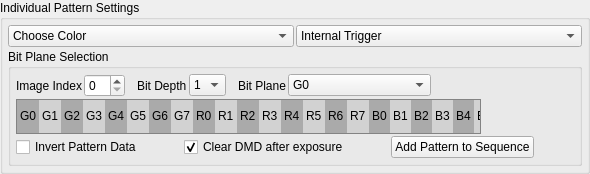
                     <widget class="QGroupBox" name="groupBox_PatSeqSel">
                      <property name="sizePolicy">
                       <sizepolicy hsizetype="Minimum" vsizetype="Minimum">
                        <horstretch>0</horstretch>
                        <verstretch>0</verstretch>
                       </sizepolicy>
                      </property>
                      <property name="title">
                       <string>Individual Pattern Settings</string>
                      </property>
                      <layout class="QVBoxLayout" name="verticalLayout_22">
                       <property name="spacing">
                        <number>2</number>
                       </property>
                       <property name="leftMargin">
                        <number>5</number>
                       </property>
                       <property name="topMargin">
                        <number>5</number>
                       </property>
                       <property name="rightMargin">
                        <number>5</number>
                       </property>
                       <property name="bottomMargin">
                        <number>5</number>
                       </property>
                       <item>
                        <layout class="QHBoxLayout" name="horizontalLayout_21">
                         <property name="spacing">
                          <number>2</number>
                         </property>
                         <item>
                          <widget class="QComboBox" name="comboBox_PatSeqSelPatColor">
                           <item>
                            <property name="text">
                             <string>Choose Color</string>
                            </property>
                           </item>
                           <item>
                            <property name="text">
                             <string>Red</string>
                            </property>
                           </item>
                           <item>
                            <property name="text">
                             <string>Green</string>
                            </property>
                           </item>
                           <item>
                            <property name="text">
                             <string>Yellow</string>
                            </property>
                           </item>
                           <item>
                            <property name="text">
                             <string>Blue</string>
                            </property>
                           </item>
                           <item>
                            <property name="text">
                             <string>Magenta</string>
                            </property>
                           </item>
                           <item>
                            <property name="text">
                             <string>Cyan</string>
                            </property>
                           </item>
                           <item>
                            <property name="text">
                             <string>White</string>
                            </property>
                           </item>
                          </widget>
                         </item>
                         <item>
                          <widget class="QComboBox" name="comboBox_PatSeqSelTrigType">
                           <property name="currentIndex">
                            <number>0</number>
                           </property>
                           <item>
                            <property name="text">
                             <string>Internal Trigger</string>
                            </property>
                           </item>
                           <item>
                            <property name="text">
                             <string>External Positive</string>
                            </property>
                           </item>
                           <item>
                            <property name="text">
                             <string>External Negative</string>
                            </property>
                           </item>
                           <item>
                            <property name="text">
                             <string>No Trigger</string>
                            </property>
                           </item>
                          </widget>
                         </item>
                        </layout>
                       </item>
                       <item>
                        <widget class="QGroupBox" name="groupBox_PatSeqBitPlaneSel">
                         <property name="sizePolicy">
                          <sizepolicy hsizetype="MinimumExpanding" vsizetype="Minimum">
                           <horstretch>0</horstretch>
                           <verstretch>0</verstretch>
                          </sizepolicy>
                         </property>
                         <property name="minimumSize">
                          <size>
                           <width>0</width>
                           <height>0</height>
                          </size>
                         </property>
                         <property name="maximumSize">
                          <size>
                           <width>16777215</width>
                           <height>16777215</height>
                          </size>
                         </property>
                         <property name="title">
                          <string>Bit Plane Selection</string>
                         </property>
                         <layout class="QVBoxLayout" name="verticalLayout_10">
                          <property name="spacing">
                           <number>2</number>
                          </property>
                          <property name="sizeConstraint">
                           <enum>QLayout::SetMinimumSize</enum>
                          </property>
                          <property name="leftMargin">
                           <number>5</number>
                          </property>
                          <property name="topMargin">
                           <number>5</number>
                          </property>
                          <property name="rightMargin">
                           <number>5</number>
                          </property>
                          <property name="bottomMargin">
                           <number>5</number>
                          </property>
                          <item>
                           <layout class="QHBoxLayout" name="horizontalLayout_17">
                            <property name="spacing">
                             <number>2</number>
                            </property>
                            <item>
                             <widget class="QLabel" name="label_PatSeqFrmOrImgIndex">
                              <property name="text">
                               <string>Image Index</string>
                              </property>
                             </widget>
                            </item>
                            <item>
                             <widget class="QSpinBox" name="spinBox_PatSeqFrameImgIndex">
                              <property name="maximum">
                               <number>63</number>
                              </property>
                             </widget>
                            </item>
                            <item>
                             <spacer name="horizontalSpacer_9">
                              <property name="orientation">
                               <enum>Qt::Horizontal</enum>
                              </property>
                              <property name="sizeType">
                               <enum>QSizePolicy::Minimum</enum>
                              </property>
                              <property name="sizeHint" stdset="0">
                               <size>
                                <width>10</width>
                                <height>20</height>
                               </size>
                              </property>
                             </spacer>
                            </item>
                            <item>
                             <widget class="QLabel" name="label_PatSeqPatBitDepthSel">
                              <property name="text">
                               <string>Bit Depth</string>
                              </property>
                             </widget>
                            </item>
                            <item>
                             <widget class="QComboBox" name="comboBox_PatSeqPatBitDepthSel">
                              <item>
                               <property name="text">
                                <string>1</string>
                               </property>
                              </item>
                              <item>
                               <property name="text">
                                <string>2</string>
                               </property>
                              </item>
                              <item>
                               <property name="text">
                                <string>3</string>
                               </property>
                              </item>
                              <item>
                               <property name="text">
                                <string>4</string>
                               </property>
                              </item>
                              <item>
                               <property name="text">
                                <string>5</string>
                               </property>
                              </item>
                              <item>
                               <property name="text">
                                <string>6</string>
                               </property>
                              </item>
                              <item>
                               <property name="text">
                                <string>7</string>
                               </property>
                              </item>
                              <item>
                               <property name="text">
                                <string>8</string>
                               </property>
                              </item>
                             </widget>
                            </item>
                            <item>
                             <spacer name="horizontalSpacer_10">
                              <property name="orientation">
                               <enum>Qt::Horizontal</enum>
                              </property>
                              <property name="sizeType">
                               <enum>QSizePolicy::Minimum</enum>
                              </property>
                              <property name="sizeHint" stdset="0">
                               <size>
                                <width>10</width>
                                <height>20</height>
                               </size>
                              </property>
                             </spacer>
                            </item>
                            <item>
                             <widget class="QLabel" name="label_PatSeqBitPlaneNum">
                              <property name="text">
                               <string>Bit Plane</string>
                              </property>
                             </widget>
                            </item>
                            <item>
                             <widget class="QComboBox" name="comboBox_PatSeqBitPlaneNum">
                              <property name="sizePolicy">
                               <sizepolicy hsizetype="Expanding" vsizetype="Fixed">
                                <horstretch>0</horstretch>
                                <verstretch>0</verstretch>
                               </sizepolicy>
                              </property>
                              <item>
                               <property name="text">
                                <string>G0</string>
                               </property>
                              </item>
                              <item>
                               <property name="text">
                                <string>G1</string>
                               </property>
                              </item>
                              <item>
                               <property name="text">
                                <string>G2</string>
                               </property>
                              </item>
                              <item>
                               <property name="text">
                                <string>G3</string>
                               </property>
                              </item>
                              <item>
                               <property name="text">
                                <string>G4</string>
                               </property>
                              </item>
                              <item>
                               <property name="text">
                                <string>G5</string>
                               </property>
                              </item>
                              <item>
                               <property name="text">
                                <string>G6</string>
                               </property>
                              </item>
                              <item>
                               <property name="text">
                                <string>G7</string>
                               </property>
                              </item>
                              <item>
                               <property name="text">
                                <string>R0</string>
                               </property>
                              </item>
                              <item>
                               <property name="text">
                                <string>R1</string>
                               </property>
                              </item>
                              <item>
                               <property name="text">
                                <string>R2</string>
                               </property>
                              </item>
                              <item>
                               <property name="text">
                                <string>R3</string>
                               </property>
                              </item>
                              <item>
                               <property name="text">
                                <string>R4</string>
                               </property>
                              </item>
                              <item>
                               <property name="text">
                                <string>R5</string>
                               </property>
                              </item>
                              <item>
                               <property name="text">
                                <string>R6</string>
                               </property>
                              </item>
                              <item>
                               <property name="text">
                                <string>R7</string>
                               </property>
                              </item>
                              <item>
                               <property name="text">
                                <string>B0</string>
                               </property>
                              </item>
                              <item>
                               <property name="text">
                                <string>B1</string>
                               </property>
                              </item>
                              <item>
                               <property name="text">
                                <string>B2</string>
                               </property>
                              </item>
                              <item>
                               <property name="text">
                                <string>B3</string>
                               </property>
                              </item>
                              <item>
                               <property name="text">
                                <string>B4</string>
                               </property>
                              </item>
                              <item>
                               <property name="text">
                                <string>B5</string>
                               </property>
                              </item>
                              <item>
                               <property name="text">
                                <string>B6</string>
                               </property>
                              </item>
                              <item>
                               <property name="text">
                                <string>B7</string>
                               </property>
                              </item>
                             </widget>
                            </item>
                            <item>
                             <spacer name="horizontalSpacer_26">
                              <property name="orientation">
                               <enum>Qt::Horizontal</enum>
                              </property>
                              <property name="sizeHint" stdset="0">
                               <size>
                                <width>40</width>
                                <height>20</height>
                               </size>
                              </property>
                             </spacer>
                            </item>
                           </layout>
                          </item>
                          <item>
                           <layout class="QHBoxLayout" name="horizontalLayout_22">
                            <property name="spacing">
                             <number>2</number>
                            </property>
                            <item>
                             <widget class="QListWidget" name="listWidget_PatSeqBitPlanes">
                              <property name="sizePolicy">
                               <sizepolicy hsizetype="MinimumExpanding" vsizetype="Fixed">
                                <horstretch>0</horstretch>
                                <verstretch>0</verstretch>
                               </sizepolicy>
                              </property>
                              <property name="minimumSize">
                               <size>
                                <width>465</width>
                                <height>0</height>
                               </size>
                              </property>
                              <property name="maximumSize">
                               <size>
                                <width>1655555</width>
                                <height>35</height>
                               </size>
                              </property>
                              <property name="toolTip">
                               <string>&lt;html&gt;&lt;head/&gt;&lt;body&gt;&lt;p&gt;Click on the desired group to add to sequence&lt;/p&gt;&lt;/body&gt;&lt;/html&gt;</string>
                              </property>
                              <property name="styleSheet">
                               <string notr="true">background-color: rgb(170, 170, 170);
alternate-background-color: rgb(210, 210, 210);</string>
                              </property>
                              <property name="verticalScrollBarPolicy">
                               <enum>Qt::ScrollBarAlwaysOff</enum>
                              </property>
                              <property name="horizontalScrollBarPolicy">
                               <enum>Qt::ScrollBarAlwaysOff</enum>
                              </property>
                              <property name="alternatingRowColors">
                               <bool>true</bool>
                              </property>
                              <property name="selectionMode">
                               <enum>QAbstractItemView::MultiSelection</enum>
                              </property>
                              <property name="flow">
                               <enum>QListView::LeftToRight</enum>
                              </property>
                              <property name="viewMode">
                               <enum>QListView::ListMode</enum>
                              </property>
                              <property name="modelColumn">
                               <number>0</number>
                              </property>
                              <item>
                               <property name="text">
                                <string>G0</string>
                               </property>
                              </item>
                              <item>
                               <property name="text">
                                <string>G1</string>
                               </property>
                              </item>
                              <item>
                               <property name="text">
                                <string>G2</string>
                               </property>
                              </item>
                              <item>
                               <property name="text">
                                <string>G3</string>
                               </property>
                              </item>
                              <item>
                               <property name="text">
                                <string>G4</string>
                               </property>
                              </item>
                              <item>
                               <property name="text">
                                <string>G5</string>
                               </property>
                              </item>
                              <item>
                               <property name="text">
                                <string>G6</string>
                               </property>
                              </item>
                              <item>
                               <property name="text">
                                <string>G7</string>
                               </property>
                              </item>
                              <item>
                               <property name="text">
                                <string>R0</string>
                               </property>
                              </item>
                              <item>
                               <property name="text">
                                <string>R1</string>
                               </property>
                              </item>
                              <item>
                               <property name="text">
                                <string>R2</string>
                               </property>
                              </item>
                              <item>
                               <property name="text">
                                <string>R3</string>
                               </property>
                              </item>
                              <item>
                               <property name="text">
                                <string>R4</string>
                               </property>
                              </item>
                              <item>
                               <property name="text">
                                <string>R5</string>
                               </property>
                              </item>
                              <item>
                               <property name="text">
                                <string>R6</string>
                               </property>
                              </item>
                              <item>
                               <property name="text">
                                <string>R7</string>
                               </property>
                              </item>
                              <item>
                               <property name="text">
                                <string>B0</string>
                               </property>
                              </item>
                              <item>
                               <property name="text">
                                <string>B1</string>
                               </property>
                              </item>
                              <item>
                               <property name="text">
                                <string>B2</string>
                               </property>
                              </item>
                              <item>
                               <property name="text">
                                <string>B3</string>
                               </property>
                              </item>
                              <item>
                               <property name="text">
                                <string>B4</string>
                               </property>
                              </item>
                              <item>
                               <property name="text">
                                <string>B5</string>
                               </property>
                              </item>
                              <item>
                               <property name="text">
                                <string>B6</string>
                               </property>
                              </item>
                              <item>
                               <property name="text">
                                <string>B7</string>
                               </property>
                              </item>
                             </widget>
                            </item>
                            <item>
                             <spacer name="horizontalSpacer_25">
                              <property name="orientation">
                               <enum>Qt::Horizontal</enum>
                              </property>
                              <property name="sizeHint" stdset="0">
                               <size>
                                <width>40</width>
                                <height>20</height>
                               </size>
                              </property>
                             </spacer>
                            </item>
                           </layout>
                          </item>
                          <item>
                           <layout class="QHBoxLayout" name="horizontalLayout_39">
                            <item>
                             <widget class="QCheckBox" name="checkBox_PatSeqInvPatData">
                              <property name="text">
                               <string>Invert Pattern Data</string>
                              </property>
                             </widget>
                            </item>
                            <item>
                             <spacer name="horizontalSpacer_2">
                              <property name="orientation">
                               <enum>Qt::Horizontal</enum>
                              </property>
                              <property name="sizeHint" stdset="0">
                               <size>
                                <width>40</width>
                                <height>20</height>
                               </size>
                              </property>
                             </spacer>
                            </item>
                            <item>
                             <widget class="QCheckBox" name="checkBox_PatSeqInsBlackPat">
                              <property name="toolTip">
                               <string>&lt;html&gt;&lt;head/&gt;&lt;body&gt;&lt;p&gt;You can change this individually later by right clicking on the pattern in the Sequence box below.&lt;/p&gt;&lt;/body&gt;&lt;/html&gt;</string>
                              </property>
                              <property name="text">
                               <string>Clear DMD after exposure</string>
                              </property>
                              <property name="checked">
                               <bool>true</bool>
                              </property>
                             </widget>
                            </item>
                            <item>
                             <spacer name="horizontalSpacer_28">
                              <property name="orientation">
                               <enum>Qt::Horizontal</enum>
                              </property>
                              <property name="sizeHint" stdset="0">
                               <size>
                                <width>40</width>
                                <height>20</height>
                               </size>
                              </property>
                             </spacer>
                            </item>
                            <item>
                             <widget class="QPushButton" name="pushButton_PatSeqAddPatToLut">
                              <property name="text">
                               <string>Add Pattern to Sequence</string>
                              </property>
                             </widget>
                            </item>
                            <item>
                             <spacer name="horizontalSpacer_27">
                              <property name="orientation">
                               <enum>Qt::Horizontal</enum>
                              </property>
                              <property name="sizeHint" stdset="0">
                               <size>
                                <width>40</width>
                                <height>20</height>
                               </size>
                              </property>
                             </spacer>
                            </item>
                           </layout>
                          </item>
                         </layout>
                        </widget>
                       </item>
                      </layout>
                     </widget>
